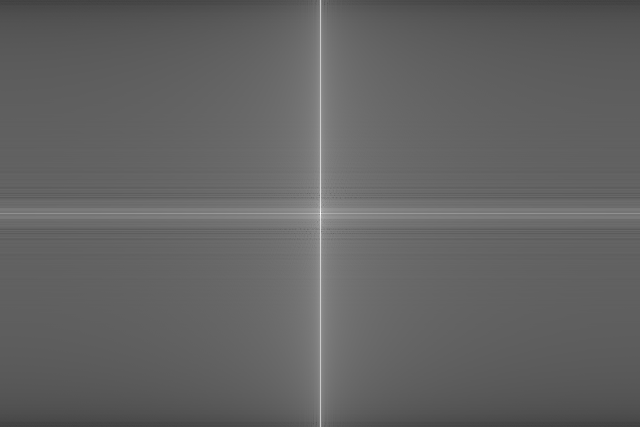

This chart was generated by the following Python code:
from PIL import Image
import numpy as np

image = Image.open("frog.jpg")
raster = image.load()

array = np.empty((image.height, image.width))

kernel = np.array([[1/9, 1/9, 1/9],
                   [1/9, 1/9, 1/9],
                   [1/9, 1/9, 1/9]])

for y in range(image.height):
    for x in range(image.width):
        r, g, b, *_ = raster[x,y]
        k = (r + b + g)//3
        
        raster[x,y] = (k, k, k)
        
for y in range(image.height):
    for x in range(image.width):
        
        if x < 1 or x>= image.width-1 or y < 1 or y >= image.height-1:
            array[y,x] = raster[x,y][0]
        else:    
            sum = 0
            for i in range(3):
                for j in range(3):
                    k = raster[x+i-1, y+i-1][0] * kernel[i,j]
                    sum +=k
       
        
        array[y,x] = int(sum)
        
fourier = np.fft.fft2(array)

for y in range(image.height):
    for x in range(image.width):
        f = fourier[y,x]
        
        # x_diff = abs(x - image.width/2)
        # y_diff = abs(y - image.height/2)
        
        # if x_diff < 100 or y_diff < 100:
        #     fourier[y,x] = 0



shifted = np.fft.fftshift(fourier)

magnitude = np.log(np.abs(shifted)+1)
normalized = magnitude/magnitude.max()*255

inverted = np.fft.ifft2(fourier)
abs_inverted = np.abs(inverted)

print(fourier[0])        
        
Image.fromarray(array.astype(np.uint8)).save("final.png")
Image.fromarray(normalized.astype(np.uint8)).save("fourier.png")
Image.fromarray(abs_inverted.astype(np.uint8)).save("inverted.png")